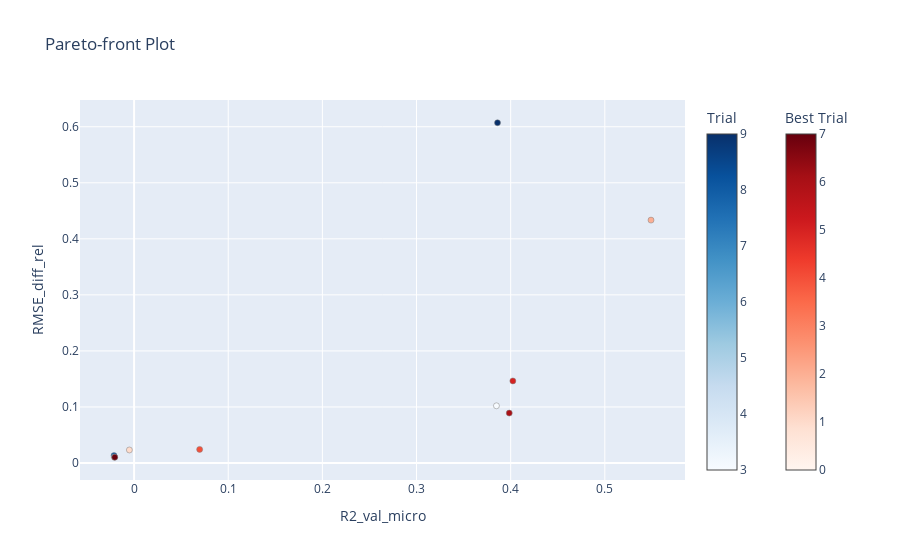
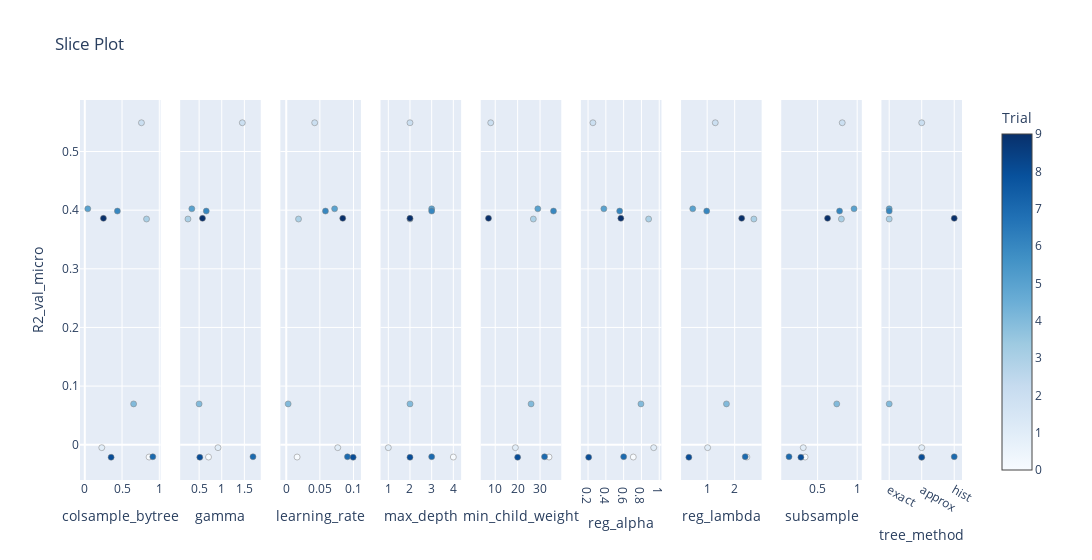

Notebook code cell kept with these figures, in order:
### Code cell
params = model_tune_params.ModelsParams()

XGB_result_dict = model_tune.get_optimize_results(X_train=train_std_data['X_train_std_1'],
                                                y_train=train_std_data['target_train_1'],
                                                X_test=test_std_data['X_test_std_1'],
                                                y_test=test_std_data['target_test_1'],
                                                metric_1='R2_val_micro',
                                                metric_2='RMSE_diff_rel',
                                                direction_1='maximize',
                                                direction_2='minimize',
                                                n_trials=10,
                                                threshold=0.15,
                                                cv_type='loo',
                                                metric_best='RMSE_val',
                                                data_name='std',
                                                model_cls=XGBRegressor,
                                                model_params=params.xgb,
                                                show_plots=True
                                                )

### Figure 1 — Plotly figure (JSON) as saved in the notebook; plotly's stock layout.template omitted (floating-point values rounded to 4 significant figures)
{"data": [{"hovertemplate": "%{text}<extra>Trial</extra>", "marker": {"color": [3, 8, 9], "colorbar": {"title": {"text": "Trial"}}, "colorscale": [[0, "rgb(247,251,255)"], [0.125, "rgb(222,235,247)"], [0.25, "rgb(198,219,239)"], [0.375, "rgb(158,202,225)"], [0.5, "rgb(107,174,214)"], [0.625, "rgb(66,146,198)"], [0.75, "rgb(33,113,181)"], [0.875, "rgb(8,81,156)"], [1, "rgb(8,48,107)"]], "line": {"color": "Grey", "width": 0.5}}, "mode": "markers", "showlegend": false, "text": ["{<br>  \"number\": 3,<br>  \"values\": [<br>    0.38488776439321726,<br>    0.10203471898630105<br>  ],<br>  \"params\": {<br>    \"learning_rate\": 0.018254648010234166,<br>    \"tree_method\": \"exact\",<br>    \"max_depth\": 2,<br>    \"gamma\": 0.2532616162836252,<br>    \"min_child_weight\": 27,<br>    \"subsample\": 0.8003858131059588,<br>    \"reg_lambda\": 2.696995895003253,<br>    \"reg_alpha\": 0.8809364859409292,<br>    \"colsample_bytree\": 0.8289330673686889<br>  }<br>}", "{<br>  \"number\": 8,<br>  \"values\": [<br>    -0.021353640424720988,<br>    0.013144004969159585<br>  ],<br>  \"params\": {<br>    \"learning_rate\": 0.09951720796633469,<br>    \"tree_method\": \"approx\",<br>    \"max_depth\": 2,<br>    \"gamma\": 0.5151266158620658,<br>    \"min_child_weight\": 20,<br>    \"subsample\": 0.28874285901346974,<br>    \"reg_lambda\": 0.3340005053452355,<br>    \"reg_alpha\": 0.20694737038260802,<br>    \"colsample_bytree\": 0.3534548858054605<br>  }<br>}", "{<br>  \"number\": 9,<br>  \"values\": [<br>    0.3860512715089166,<br>    0.6071794066671682<br>  ],<br>  \"params\": {<br>    \"learning_rate\": 0.08403200173780374,<br>    \"tree_method\": \"hist\",<br>    \"max_depth\": 2,<br>    \"gamma\": 0.5743037966492317,<br>    \"min_child_weight\": 7,<br>    \"subsample\": 0.6255608911376815,<br>    \"reg_lambda\": 2.2542516084962205,<br>    \"reg_alpha\": 0.5687961657471106,<br>    \"colsample_bytree\": 0.2500759348187833<br>  }<br>}"], "type": "scatter", "x": [0.3849, -0.02135, 0.3861], "y": [0.102, 0.01314, 0.6072]}, {"hovertemplate": "%{text}<extra>Best Trial</extra>", "marker": {"color": [0, 1, 2, 4, 5, 6, 7], "colorbar": {"title": {"text": "Best Trial"}, "x": 1.1, "xpad": 40}, "colorscale": [[0, "rgb(255,245,240)"], [0.125, "rgb(254,224,210)"], [0.25, "rgb(252,187,161)"], [0.375, "rgb(252,146,114)"], [0.5, "rgb(251,106,74)"], [0.625, "rgb(239,59,44)"], [0.75, "rgb(203,24,29)"], [0.875, "rgb(165,15,21)"], [1, "rgb(103,0,13)"]], "line": {"color": "Grey", "width": 0.5}}, "mode": "markers", "showlegend": false, "text": ["{<br>  \"number\": 0,<br>  \"values\": [<br>    -0.02100103828320843,<br>    0.010210244609416379<br>  ],<br>  \"params\": {<br>    \"learning_rate\": 0.01613656109819991,<br>    \"tree_method\": \"approx\",<br>    \"max_depth\": 4,<br>    \"gamma\": 0.7075547197743843,<br>    \"min_child_weight\": 34,<br>    \"subsample\": 0.34182147903497706,<br>    \"reg_lambda\": 2.442657875780297,<br>    \"reg_alpha\": 0.7082070894996519,<br>    \"colsample_bytree\": 0.8629869130447919<br>  }<br>}", "{<br>  \"number\": 1,<br>  \"values\": [<br>    -0.005003452160023514,<br>    0.02318523899620231<br>  ],<br>  \"params\": {<br>    \"learning_rate\": 0.07657977970941333,<br>    \"tree_method\": \"approx\",<br>    \"max_depth\": 1,<br>    \"gamma\": 0.9169615851833484,<br>    \"min_child_weight\": 19,<br>    \"subsample\": 0.31858982166599314,<br>    \"reg_lambda\": 1.0161313775443186,<br>    \"reg_alpha\": 0.9376849079303835,<br>    \"colsample_bytree\": 0.22770714980260565<br>  }<br>}", "{<br>  \"number\": 2,<br>  \"values\": [<br>    0.549068907461203,<br>    0.4334180076587505<br>  ],<br>  \"params\": {<br>    \"learning_rate\": 0.04229653617543775,<br>    \"tree_method\": \"approx\",<br>    \"max_depth\": 2,<br>    \"gamma\": 1.4548913835391521,<br>    \"min_child_weight\": 8,<br>    \"subsample\": 0.8112215929772463,<br>    \"reg_lambda\": 1.294057958365026,<br>    \"reg_alpha\": 0.2546493296748026,<br>    \"colsample_bytree\": 0.7605379176726581<br>  }<br>}", "{<br>  \"number\": 4,<br>  \"values\": [<br>    0.0696313302847571,<br>    0.02423207309217782<br>  ],<br>  \"params\": {<br>    \"learning_rate\": 0.00279402013947548,<br>    \"tree_method\": \"exact\",<br>    \"max_depth\": 2,<br>    \"gamma\": 0.49969630210919114,<br>    \"min_child_weight\": 26,<br>    \"subsample\": 0.7418569694307792,<br>    \"reg_lambda\": 1.7009746203897564,<br>    \"reg_alpha\": 0.7943484484850719,<br>    \"colsample_bytree\": 0.6555129864583196<br>  }<br>}", "{<br>  \"number\": 5,<br>  \"values\": [<br>    0.4023174449986954,<br>    0.14642725418809607<br>  ],<br>  \"params\": {<br>    \"learning_rate\": 0.0719287234966886,<br>    \"tree_method\": \"exact\",<br>    \"max_depth\": 3,<br>    \"gamma\": 0.338911520595242,<br>    \"min_child_weight\": 29,<br>    \"subsample\": 0.9603800770315557,<br>    \"reg_lambda\": 0.4752249962975741,<br>    \"reg_alpha\": 0.37757216142526184,<br>    \"colsample_bytree\": 0.040082264209344354<br>  }<br>}", "{<br>  \"number\": 6,<br>  \"values\": [<br>    0.3984968037385924,<br>    0.08904230446285186<br>  ],<br>  \"params\": {<br>    \"learning_rate\": 0.05830917539361939,<br>    \"tree_method\": \"exact\",<br>    \"max_depth\": 3,<br>    \"gamma\": 0.658217757573526,<br>    \"min_child_weight\": 36,<br>    \"subsample\": 0.7772183144085134,<br>    \"reg_lambda\": 0.9828117968100112,<br>    \"reg_alpha\": 0.5552381173801089,<br>    \"colsample_bytree\": 0.4376744146119007<br>  }<br>}", "{<br>  \"number\": 7,<br>  \"values\": [<br>    -0.02051227466949679,<br>    0.010278042950184568<br>  ],<br>  \"params\": {<br>    \"learning_rate\": 0.09103010875637689,<br>    \"tree_method\": \"hist\",<br>    \"max_depth\": 3,<br>    \"gamma\": 1.6902682934668034,<br>    \"min_child_weight\": 32,<br>    \"subsample\": 0.13854531043344337,<br>    \"reg_lambda\": 2.382272617110515,<br>    \"reg_alpha\": 0.6002006286503626,<br>    \"colsample_bytree\": 0.9129189196892064<br>  }<br>}"], "type": "scatter", "x": [-0.021, -0.005003, 0.5491, 0.06963, 0.4023, 0.3985, -0.02051], "y": [0.01021, 0.02319, 0.4334, 0.02423, 0.1464, 0.08904, 0.01028]}], "layout": {"title": {"text": "Pareto-front Plot"}, "xaxis": {"title": {"text": "R2_val_micro"}}, "yaxis": {"title": {"text": "RMSE_diff_rel"}}}}

### Figure 2 — Plotly figure (JSON) as saved in the notebook; plotly's stock layout.template omitted (floating-point values rounded to 4 significant figures)
{"data": [{"marker": {"color": [0, 1, 2, 3, 4, 5, 6, 7, 8, 9], "colorbar": {"title": {"text": "Trial"}, "x": 1, "xpad": 40}, "colorscale": [[0, "rgb(247,251,255)"], [0.125, "rgb(222,235,247)"], [0.25, "rgb(198,219,239)"], [0.375, "rgb(158,202,225)"], [0.5, "rgb(107,174,214)"], [0.625, "rgb(66,146,198)"], [0.75, "rgb(33,113,181)"], [0.875, "rgb(8,81,156)"], [1, "rgb(8,48,107)"]], "line": {"color": "Grey", "width": 0.5}, "showscale": true}, "mode": "markers", "name": "Feasible Trial", "showlegend": false, "type": "scatter", "x": [0.863, 0.2277, 0.7605, 0.8289, 0.6555, 0.04008, 0.4377, 0.9129, 0.3535, 0.2501], "xaxis": "x", "y": [-0.021, -0.005003, 0.5491, 0.3849, 0.06963, 0.4023, 0.3985, -0.02051, -0.02135, 0.3861], "yaxis": "y"}, {"marker": {"color": [0, 1, 2, 3, 4, 5, 6, 7, 8, 9], "colorbar": {"title": {"text": "Trial"}, "x": 1, "xpad": 40}, "colorscale": [[0, "rgb(247,251,255)"], [0.125, "rgb(222,235,247)"], [0.25, "rgb(198,219,239)"], [0.375, "rgb(158,202,225)"], [0.5, "rgb(107,174,214)"], [0.625, "rgb(66,146,198)"], [0.75, "rgb(33,113,181)"], [0.875, "rgb(8,81,156)"], [1, "rgb(8,48,107)"]], "line": {"color": "Grey", "width": 0.5}, "showscale": false}, "mode": "markers", "name": "Feasible Trial", "showlegend": false, "type": "scatter", "x": [0.7076, 0.917, 1.455, 0.2533, 0.4997, 0.3389, 0.6582, 1.69, 0.5151, 0.5743], "xaxis": "x2", "y": [-0.021, -0.005003, 0.5491, 0.3849, 0.06963, 0.4023, 0.3985, -0.02051, -0.02135, 0.3861], "yaxis": "y2"}, {"marker": {"color": [0, 1, 2, 3, 4, 5, 6, 7, 8, 9], "colorbar": {"title": {"text": "Trial"}, "x": 1, "xpad": 40}, "colorscale": [[0, "rgb(247,251,255)"], [0.125, "rgb(222,235,247)"], [0.25, "rgb(198,219,239)"], [0.375, "rgb(158,202,225)"], [0.5, "rgb(107,174,214)"], [0.625, "rgb(66,146,198)"], [0.75, "rgb(33,113,181)"], [0.875, "rgb(8,81,156)"], [1, "rgb(8,48,107)"]], "line": {"color": "Grey", "width": 0.5}, "showscale": false}, "mode": "markers", "name": "Feasible Trial", "showlegend": false, "type": "scatter", "x": [0.01614, 0.07658, 0.0423, 0.01825, 0.002794, 0.07193, 0.05831, 0.09103, 0.09952, 0.08403], "xaxis": "x3", "y": [-0.021, -0.005003, 0.5491, 0.3849, 0.06963, 0.4023, 0.3985, -0.02051, -0.02135, 0.3861], "yaxis": "y3"}, {"marker": {"color": [0, 1, 2, 3, 4, 5, 6, 7, 8, 9], "colorbar": {"title": {"text": "Trial"}, "x": 1, "xpad": 40}, "colorscale": [[0, "rgb(247,251,255)"], [0.125, "rgb(222,235,247)"], [0.25, "rgb(198,219,239)"], [0.375, "rgb(158,202,225)"], [0.5, "rgb(107,174,214)"], [0.625, "rgb(66,146,198)"], [0.75, "rgb(33,113,181)"], [0.875, "rgb(8,81,156)"], [1, "rgb(8,48,107)"]], "line": {"color": "Grey", "width": 0.5}, "showscale": false}, "mode": "markers", "name": "Feasible Trial", "showlegend": false, "type": "scatter", "x": [4, 1, 2, 2, 2, 3, 3, 3, 2, 2], "xaxis": "x4", "y": [-0.021, -0.005003, 0.5491, 0.3849, 0.06963, 0.4023, 0.3985, -0.02051, -0.02135, 0.3861], "yaxis": "y4"}, {"marker": {"color": [0, 1, 2, 3, 4, 5, 6, 7, 8, 9], "colorbar": {"title": {"text": "Trial"}, "x": 1, "xpad": 40}, "colorscale": [[0, "rgb(247,251,255)"], [0.125, "rgb(222,235,247)"], [0.25, "rgb(198,219,239)"], [0.375, "rgb(158,202,225)"], [0.5, "rgb(107,174,214)"], [0.625, "rgb(66,146,198)"], [0.75, "rgb(33,113,181)"], [0.875, "rgb(8,81,156)"], [1, "rgb(8,48,107)"]], "line": {"color": "Grey", "width": 0.5}, "showscale": false}, "mode": "markers", "name": "Feasible Trial", "showlegend": false, "type": "scatter", "x": [34, 19, 8, 27, 26, 29, 36, 32, 20, 7], "xaxis": "x5", "y": [-0.021, -0.005003, 0.5491, 0.3849, 0.06963, 0.4023, 0.3985, -0.02051, -0.02135, 0.3861], "yaxis": "y5"}, {"marker": {"color": [0, 1, 2, 3, 4, 5, 6, 7, 8, 9], "colorbar": {"title": {"text": "Trial"}, "x": 1, "xpad": 40}, "colorscale": [[0, "rgb(247,251,255)"], [0.125, "rgb(222,235,247)"], [0.25, "rgb(198,219,239)"], [0.375, "rgb(158,202,225)"], [0.5, "rgb(107,174,214)"], [0.625, "rgb(66,146,198)"], [0.75, "rgb(33,113,181)"], [0.875, "rgb(8,81,156)"], [1, "rgb(8,48,107)"]], "line": {"color": "Grey", "width": 0.5}, "showscale": false}, "mode": "markers", "name": "Feasible Trial", "showlegend": false, "type": "scatter", "x": [0.7082, 0.9377, 0.2546, 0.8809, 0.7943, 0.3776, 0.5552, 0.6002, 0.2069, 0.5688], "xaxis": "x6", "y": [-0.021, -0.005003, 0.5491, 0.3849, 0.06963, 0.4023, 0.3985, -0.02051, -0.02135, 0.3861], "yaxis": "y6"}, {"marker": {"color": [0, 1, 2, 3, 4, 5, 6, 7, 8, 9], "colorbar": {"title": {"text": "Trial"}, "x": 1, "xpad": 40}, "colorscale": [[0, "rgb(247,251,255)"], [0.125, "rgb(222,235,247)"], [0.25, "rgb(198,219,239)"], [0.375, "rgb(158,202,225)"], [0.5, "rgb(107,174,214)"], [0.625, "rgb(66,146,198)"], [0.75, "rgb(33,113,181)"], [0.875, "rgb(8,81,156)"], [1, "rgb(8,48,107)"]], "line": {"color": "Grey", "width": 0.5}, "showscale": false}, "mode": "markers", "name": "Feasible Trial", "showlegend": false, "type": "scatter", "x": [2.443, 1.016, 1.294, 2.697, 1.701, 0.4752, 0.9828, 2.382, 0.334, 2.254], "xaxis": "x7", "y": [-0.021, -0.005003, 0.5491, 0.3849, 0.06963, 0.4023, 0.3985, -0.02051, -0.02135, 0.3861], "yaxis": "y7"}, {"marker": {"color": [0, 1, 2, 3, 4, 5, 6, 7, 8, 9], "colorbar": {"title": {"text": "Trial"}, "x": 1, "xpad": 40}, "colorscale": [[0, "rgb(247,251,255)"], [0.125, "rgb(222,235,247)"], [0.25, "rgb(198,219,239)"], [0.375, "rgb(158,202,225)"], [0.5, "rgb(107,174,214)"], [0.625, "rgb(66,146,198)"], [0.75, "rgb(33,113,181)"], [0.875, "rgb(8,81,156)"], [1, "rgb(8,48,107)"]], "line": {"color": "Grey", "width": 0.5}, "showscale": false}, "mode": "markers", "name": "Feasible Trial", "showlegend": false, "type": "scatter", "x": [0.3418, 0.3186, 0.8112, 0.8004, 0.7419, 0.9604, 0.7772, 0.1385, 0.2887, 0.6256], "xaxis": "x8", "y": [-0.021, -0.005003, 0.5491, 0.3849, 0.06963, 0.4023, 0.3985, -0.02051, -0.02135, 0.3861], "yaxis": "y8"}, {"marker": {"color": [0, 1, 2, 3, 4, 5, 6, 7, 8, 9], "colorbar": {"title": {"text": "Trial"}, "x": 1, "xpad": 40}, "colorscale": [[0, "rgb(247,251,255)"], [0.125, "rgb(222,235,247)"], [0.25, "rgb(198,219,239)"], [0.375, "rgb(158,202,225)"], [0.5, "rgb(107,174,214)"], [0.625, "rgb(66,146,198)"], [0.75, "rgb(33,113,181)"], [0.875, "rgb(8,81,156)"], [1, "rgb(8,48,107)"]], "line": {"color": "Grey", "width": 0.5}, "showscale": false}, "mode": "markers", "name": "Feasible Trial", "showlegend": false, "type": "scatter", "x": ["approx", "approx", "approx", "exact", "exact", "exact", "exact", "hist", "approx", "hist"], "xaxis": "x9", "y": [-0.021, -0.005003, 0.5491, 0.3849, 0.06963, 0.4023, 0.3985, -0.02051, -0.02135, 0.3861], "yaxis": "y9"}], "layout": {"title": {"text": "Slice Plot"}, "width": 2700, "xaxis": {"anchor": "y", "domain": [0, 0.09136], "title": {"text": "colsample_bytree"}}, "xaxis2": {"anchor": "y2", "domain": [0.1136, 0.2049], "title": {"text": "gamma"}}, "xaxis3": {"anchor": "y3", "domain": [0.2272, 0.3185], "title": {"text": "learning_rate"}}, "xaxis4": {"anchor": "y4", "domain": [0.3407, 0.4321], "title": {"text": "max_depth"}}, "xaxis5": {"anchor": "y5", "domain": [0.4543, 0.5457], "title": {"text": "min_child_weight"}}, "xaxis6": {"anchor": "y6", "domain": [0.5679, 0.6593], "title": {"text": "reg_alpha"}}, "xaxis7": {"anchor": "y7", "domain": [0.6815, 0.7728], "title": {"text": "reg_lambda"}}, "xaxis8": {"anchor": "y8", "domain": [0.7951, 0.8864], "title": {"text": "subsample"}}, "xaxis9": {"anchor": "y9", "categoryarray": ["exact", "approx", "hist"], "categoryorder": "array", "domain": [0.9086, 1], "title": {"text": "tree_method"}, "type": "category"}, "yaxis": {"anchor": "x", "domain": [0, 1], "title": {"text": "R2_val_micro"}}, "yaxis2": {"anchor": "x2", "domain": [0, 1], "matches": "y", "showticklabels": false}, "yaxis3": {"anchor": "x3", "domain": [0, 1], "matches": "y", "showticklabels": false}, "yaxis4": {"anchor": "x4", "domain": [0, 1], "matches": "y", "showticklabels": false}, "yaxis5": {"anchor": "x5", "domain": [0, 1], "matches": "y", "showticklabels": false}, "yaxis6": {"anchor": "x6", "domain": [0, 1], "matches": "y", "showticklabels": false}, "yaxis7": {"anchor": "x7", "domain": [0, 1], "matches": "y", "showticklabels": false}, "yaxis8": {"anchor": "x8", "domain": [0, 1], "matches": "y", "showticklabels": false}, "yaxis9": {"anchor": "x9", "domain": [0, 1], "matches": "y", "showticklabels": false}}}
